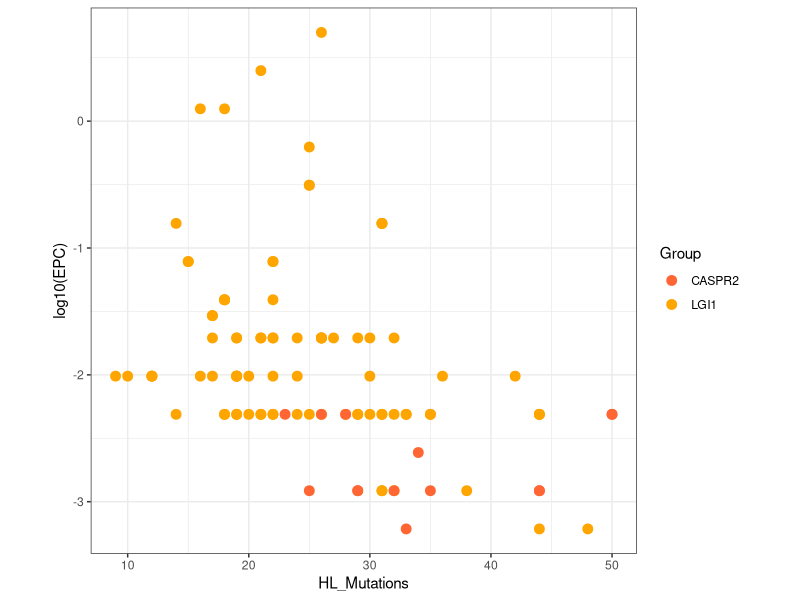
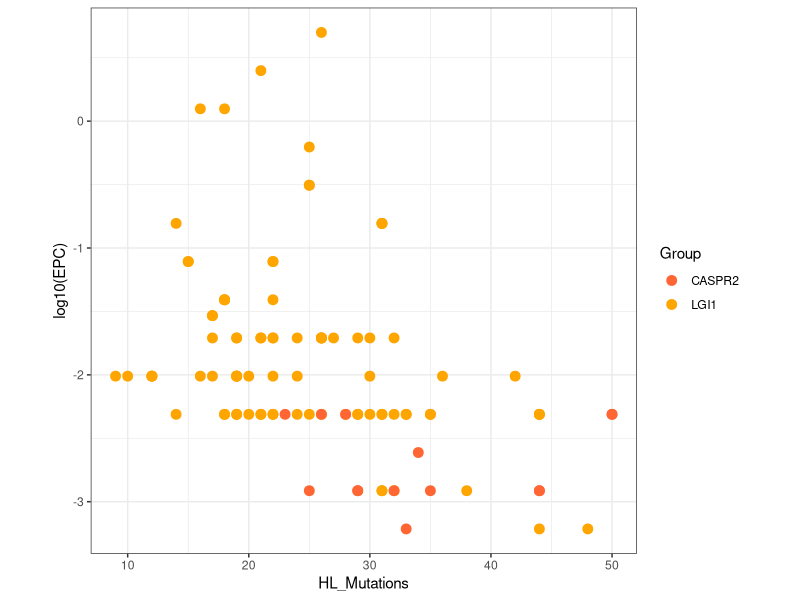

The R source for these figures, in order:
library(ggplot2)
epdDat <- read.csv("Data/BCR_auxiliaries/End-point_dilutions.csv")
BCR_all <- read.csv("Data/BCR_database_versions/7_Subclones_included.csv")
BCR_foc <- BCR_all[which(BCR_all$CELL %in% epdDat$CELL),]
BCR_H <- BCR_foc[which(BCR_foc$LOCUS == "H"),]

BCR_H$All_mutations_H_L <- sapply(BCR_H$CELL, function(x){
    sum(BCR_foc$All_mutations[which(BCR_foc$CELL == x)])
})

BCR_match <- BCR_H[match(epdDat$CELL, BCR_H$CELL),]

identical(epdDat$CELL, BCR_match$CELL) #TRUE
#So then we can create the figure. 
ggDat <- data.frame("HL_Mutations" = BCR_match$All_mutations_H_L,
                    "EPC" = epdDat$EPD,
                    "Group" = BCR_match$Specific_antigen)
ggplot(ggDat, aes(x = HL_Mutations, y = log10(EPC), color = Group)) +
    geom_point(size = 3) + theme_bw() +
    scale_color_manual(values = c("#FF6633", "orange")) + theme(aspect.ratio=1)
ggsave("Results/Figure_4_plots/4C_mutations_vs_EPC.pdf", 
       width = 6, height = 5)

#And some statistics
cor.test(ggDat$HL_Mutations, log10(ggDat$EPC), method = "spearman")
#p-value = 5.507e-05
#Rho -0.3847808
cor.test(ggDat$HL_Mutations, log10(ggDat$EPC), method = "pearson")
#p-value = 0.004687
#cor -0.2752349

#And if separated: 
cor.test(ggDat$HL_Mutations[which(ggDat$Group == "LGI1")], 
         log10(ggDat$EPC)[which(ggDat$Group == "LGI1")], method = "spearman")
#p-value = 0.0008112
#Ro -0.3525432
cor.test(ggDat$HL_Mutations[-which(ggDat$Group == "LGI1")], 
         log10(ggDat$EPC)[-which(ggDat$Group == "LGI1")], method = "spearman")
#p-value = 0.2919
#Ro 0.2714783 
#So this is not significant at all, but it goes if anything in the opposite direction. 

#What about if the LGI1 donors are separated?
cor.test(ggDat$HL_Mutations[which(BCR_match$Sample == "1166_1")], 
         log10(ggDat$EPC)[which(BCR_match$Sample == "1166_1")], method = "spearman")
#Rho -0.209233
#p-value 0.07161
cor.test(ggDat$HL_Mutations[which(BCR_match$Sample == "1227_1")], 
         log10(ggDat$EPC)[which(BCR_match$Sample == "1227_1")], method = "spearman")
#Rho -0.5228876
#p-value 0.0811



